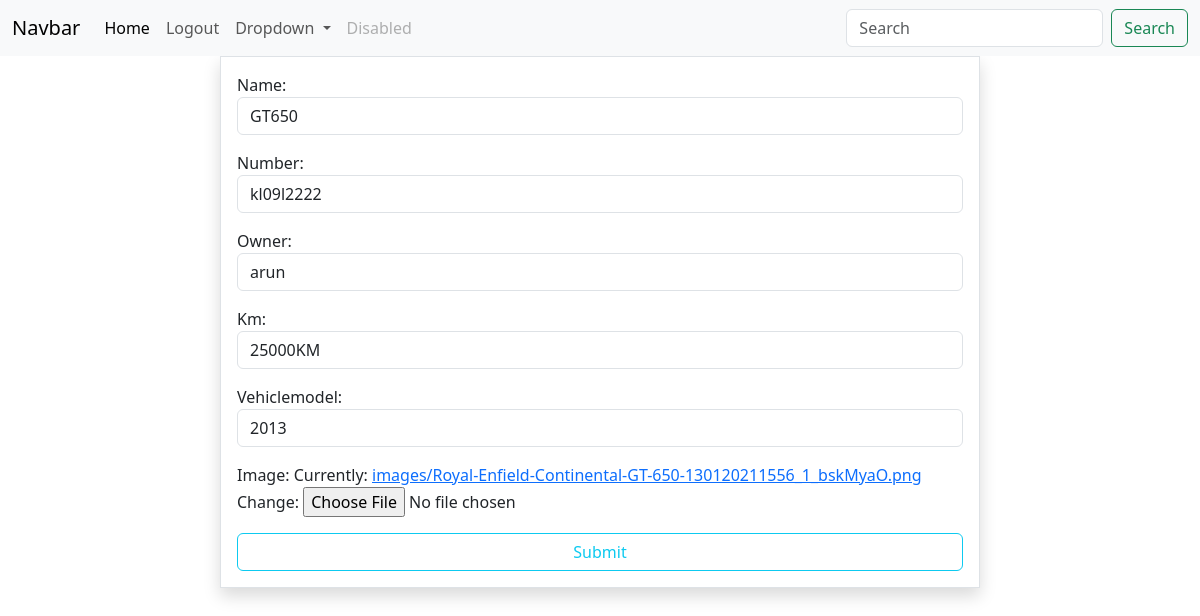
/vehicles/17/change, run on the app's committed database.
### olx/models.py (models this page shows, shortened)
class Vehicles(models.Model):
    name=models.CharField(max_length=200)
    number=models.CharField(max_length=30)
    owner=models.CharField(max_length=20)
    km=models.CharField(max_length=20)
    vehiclemodel=models.CharField(max_length=4)
    image=models.ImageField(upload_to="images",null=True)

### olx/views.py (the view, shortened to what this page needs)
# urls.py: path("vehicles/<int:pk>/change",VehicleUpdateView.as_view(),name="vehi-change"),
class VehicleUpdateView(View):
    def get(self,request,*args,**kwargs):
        id=kwargs.get("pk")
        obj=Vehicles.objects.get(id=id)
        form=VehicleCreateForm(instance=obj)
        return render(request,"vehicle_edit.html",{"form":form})

### olx/forms.py
class VehicleCreateForm(forms.ModelForm):
    class Meta:
        model=Vehicles
        fields="__all__"
        widgets={
            "name":forms.TextInput(attrs={"class":"form-control"}),
            "number":forms.TextInput(attrs={"class":"form-control"}),
            "owner":forms.TextInput(attrs={"class":"form-control"}),
            "km":forms.TextInput(attrs={"class":"form-control"}),
            "vehiclemodel":forms.TextInput(attrs={"class":"form-control"})
        }

### olx/templates/vehicle_edit.html (shortened to what this page needs)
{%extends 'base.html'%}
{%block body_block%}
<div class="container">
    <div class="row">
        <div class="col-2"></div>
        <div class="col-8 p-3 border shadow">
            <form action="" method="post" enctype="multipart/form-data">
                {{form.as_p}}
                <input type="submit" class="btn btn-outline-info form-control">
                </form>
        </div>
        <div class="col-2"></div>
    </div>
</div>
{%endblock%}

### data on the page
Vehicles: name "GT650", number "kl09l2222", owner "arun", km "25000KM", vehiclemodel "2013"
